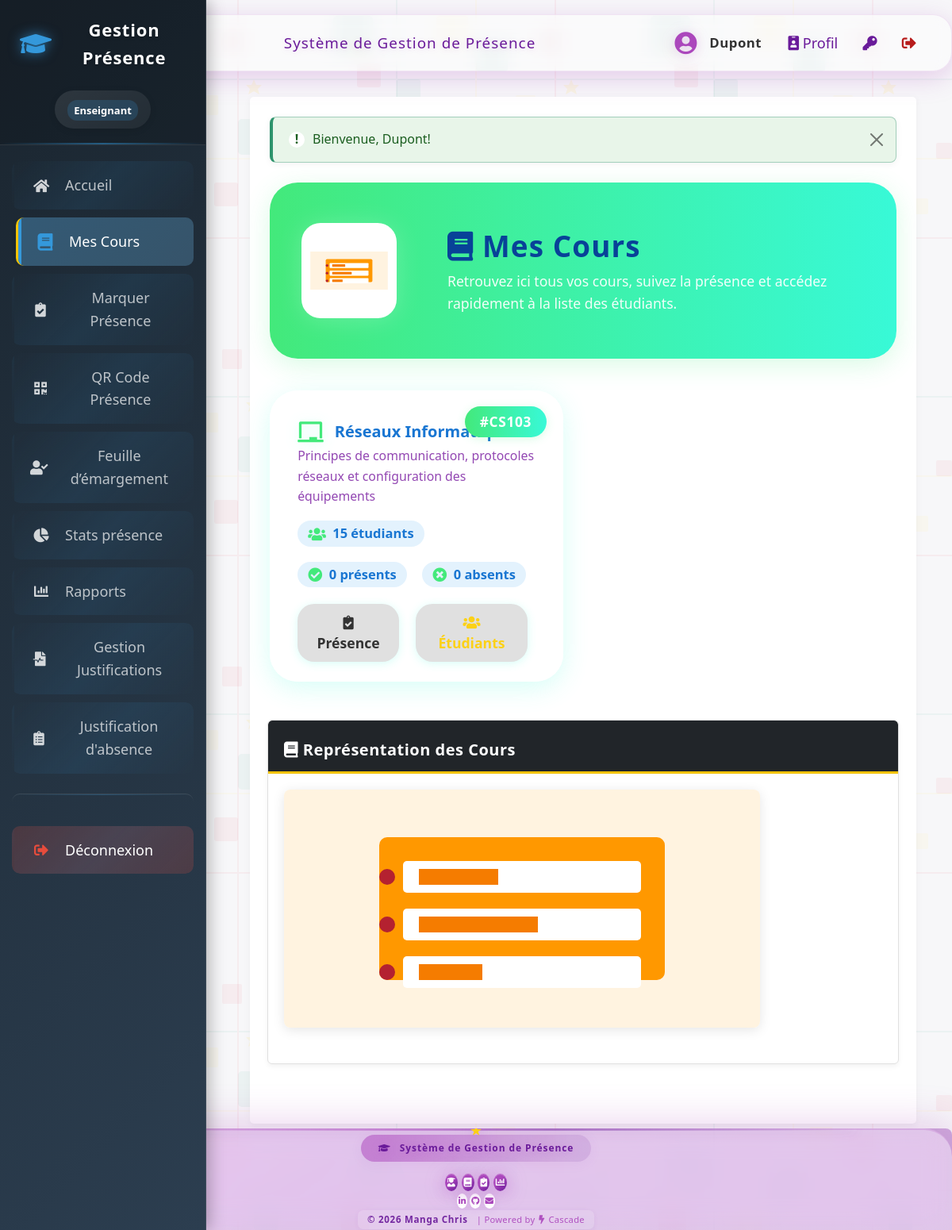
/mes_cours.php (signed in), run on the app's committed database.
### tables this page shows
CREATE TABLE `cours` (
  `id` int(11) NOT NULL AUTO_INCREMENT,
  `code` varchar(20) NOT NULL,
  `nom` varchar(150) NOT NULL,
  `enseignant_id` int(11) DEFAULT NULL,
  `description` text,
  PRIMARY KEY (`id`),
  UNIQUE KEY `code` (`code`),
  KEY `enseignant_id` (`enseignant_id`),
  CONSTRAINT `cours_ibfk_1` FOREIGN KEY (`enseignant_id`) REFERENCES `utilisateurs` (`id`)
);

### config/database.php (called while the page is built, shortened)
<?php
$host = 'localhost';
$dbname = 'attendance_system';
$username = 'root';
$password = '';
$port = 3306;
$pdo = null;
try {
    $dsn = "mysql:host=$host;port=$port;dbname=$dbname;charset=utf8mb4";
    $options = [
        PDO::ATTR_ERRMODE            => PDO::ERRMODE_EXCEPTION,
        PDO::ATTR_DEFAULT_FETCH_MODE => PDO::FETCH_ASSOC,
        PDO::ATTR_EMULATE_PREPARES   => false,
    ];
    $pdo = new PDO($dsn, $username, $password, $options);
} catch (PDOException $e) {
    die("Erreur de connexion à la base de données: " . $e->getMessage());
}
function db_query($sql, $params = []) {
    global $pdo;
    try {
        $stmt = $pdo->prepare($sql);
        $stmt->execute($params);
        return $stmt->fetchAll();
    } catch (PDOException $e) {
        throw $e;
    }
}
?>

### mes_cours.php (the view, shortened to what this page needs)
<?php
require_once 'includes/auth.php';
require_once 'config/database.php';
if (est_admin()) {
    $cours = db_query("SELECT c.*, u.nom as enseignant_nom, u.prenom as enseignant_prenom,
        (SELECT COUNT(*) FROM inscriptions i WHERE i.cours_id = c.id) as nb_etudiants,
        (SELECT COUNT(*) FROM presences p WHERE p.cours_id = c.id) as total_presences,
        (SELECT COUNT(*) FROM presences p WHERE p.cours_id = c.id AND p.statut = 'present') as nb_presents
        FROM cours c
        LEFT JOIN utilisateurs u ON c.enseignant_id = u.id
        ORDER BY c.nom
    ");
} else {
    $cours = db_query("SELECT c.*, u.nom as enseignant_nom, u.prenom as enseignant_prenom,
        (SELECT COUNT(*) FROM inscriptions i WHERE i.cours_id = c.id) as nb_etudiants,
        (SELECT COUNT(*) FROM presences p WHERE p.cours_id = c.id) as total_presences,
        (SELECT COUNT(*) FROM presences p WHERE p.cours_id = c.id AND p.statut = 'present') as nb_presents
        FROM cours c
        LEFT JOIN utilisateurs u ON c.enseignant_id = u.id
        WHERE c.enseignant_id = ?
        ORDER BY c.nom
    ", [$_SESSION['user_id']]);
}
include 'includes/header.php';
?>
<div class="mes-cours-hero">
    <img src="assets/images/courses.svg" alt="Cours" class="mes-cours-hero-img">
    <div class="mes-cours-hero-content">
        <h1><i class="fas fa-book"></i> Mes Cours</h1>
        <p>Retrouvez ici tous vos cours, suivez la présence et accédez rapidement à la liste des étudiants.</p>
    </div>
</div>
<div class="mes-cours-list">
<?php if (empty($cours)): ?>
    <div class="alert alert-info w-100 text-center" style="border-radius:1.3em;font-size:1.1em;">
        <i class="fas fa-info-circle"></i> Aucun cours enregistré.
    </div>
<?php else: ?>
    <?php foreach ($cours as $c): ?>
    <div class="cours-card-glass">
        <div class="cours-card-code">#<?= htmlspecialchars($c['code']) ?></div>
        <div class="cours-card-title"><i class="fas fa-chalkboard"></i> <?= htmlspecialchars($c['nom']) ?></div>
        <div class="cours-card-desc"><?= htmlspecialchars($c['description']) ?></div>
        <div class="cours-card-infos">
            <div class="cours-card-info"><i class="fas fa-users"></i> <?= $c['nb_etudiants'] ?> étudiants</div>
            <div class="cours-card-info"><i class="fas fa-check-circle"></i> <?= $c['nb_presents'] ?> présents</div>
            <div class="cours-card-info"><i class="fas fa-times-circle"></i> <?= $c['total_presences'] - $c['nb_presents'] ?> absents</div>
        </div>
        <div class="cours-card-actions">
            <a href="presence.php?cours_id=<?= $c['id'] ?>" class="btn btn-outline-success" title="Marquer les présences">
                <i class="fas fa-clipboard-check"></i> Présence
            </a>
            <a href="liste_etudiants.php?cours_id=<?= $c['id'] ?>" class="btn btn-outline-info" title="Liste des étudiants">
                <i class="fas fa-users"></i> Étudiants
            </a>
        </div>
    </div>
    <?php endforeach; ?>
<?php endif; ?>
</div>
    <div class="row mt-4">
        <div class="col-md-12">
            <div class="card">
                <div class="card-header bg-dark text-white">
                    <h5 class="card-title mb-0"><i class="fas fa-book"></i> Représentation des Cours</h5>
                </div>
                <div class="card-body">
                    <img src="assets/images/courses.svg" alt="Représentation visuelle des cours" class="decorative-image">
                </div>
            </div>
        </div>
    </div>
</div>
<?php
include 'includes/footer.php';
?>

### assets/css/sidebar-enhanced.css (style rules this page uses)
html, body { padding: 0 !important; margin: 0 !important; }
body { margin-left: 0 !important; padding-left: 0 !important; }

### assets/css/modules/base.css (style rules this page uses)
:root { --couleur-primaire: #1a75ff; --couleur-secondaire: #084298; --couleur-accent: #ce1126; --couleur-texte: #333; --couleur-fond: #f7f7f9; --couleur-succes: #2D936C; --couleur-danger: #BF0603; --couleur-avertissement: #F3C302; --couleur-info: #0dcaf0; --couleur-fond-clair: #ecf0f1; }
body { font-family: 'Segoe UI', Tahoma, Geneva, Verdana, sans-serif; line-height: 1.6; color: var(--couleur-texte); background-color: var(--couleur-fond); margin: 0; padding: 0; background-image: url('../images/cameroon-pattern.svg'); background-repeat: repeat; background-size: 400px 400px; }
h1, h2, h3, h4, h5, h6 { font-weight: 600; margin-top: 0.5em; margin-bottom: 0.5em; color: var(--couleur-primaire); }
a { color: var(--couleur-accent); text-decoration: none; transition: color 0.2s; }

### assets/css/modules/layout.css (style rules this page uses)
.row { display: flex; flex-wrap: wrap; margin: 0 -15px 25px; gap: 15px; }

### assets/css/modules/components.css (style rules this page uses)
.card { background-color: white; border: 1px solid #e0e0e0; border-radius: 6px; margin-bottom: 25px; overflow: hidden; box-shadow: 0 3px 6px rgba(0, 0, 0, 0.05); transition: transform 0.2s, box-shadow 0.2s; }
.card-header { background-color: var(--couleur-primaire); color: white; padding: 15px 20px; font-weight: 600; letter-spacing: 0.5px; border-bottom: 3px solid var(--couleur-avertissement); }
.card-body { padding: 20px; }
.btn { display: inline-block; padding: 10px 18px; border: none; border-radius: 6px; background-color: #e0e0e0; color: #333; text-decoration: none; cursor: pointer; font-size: 14px; font-weight: 500; margin-right: 10px; transition: all 0.2s; box-shadow: 0 2px 5px rgba(0, 0, 0, 0.1); }
.btn-outline-info { color: #fcd116 !important; border-color: #fcd116 !important; }
.decorative-image { max-width: 100%; height: auto; margin-bottom: 25px; border-radius: 8px; box-shadow: 0 3px 15px rgba(0, 0, 0, 0.1); transition: transform 0.3s; }

### assets/css/modules/theme-blue.css (style rules this page uses)
:root { --couleur-primaire: #1a75ff; --couleur-secondaire: #084298; --couleur-accent: #ce1126; --couleur-texte: #333; --couleur-fond: #f7f7f9; --couleur-succes: #2D936C; --couleur-danger: #BF0603; --couleur-avertissement: #F3C302; --couleur-info: #0dcaf0; --couleur-fond-clair: #ecf0f1; }
.navbar, .sidebar, .card-header, th { background-color: var(--couleur-primaire); }
label, h1, h2, h3, h4, h5, h6 { color: var(--couleur-secondaire); }
.card-header, .dashboard-header { border-bottom-color: var(--couleur-avertissement); }

### data on the page
cours: code "CS103", nom "Réseaux Informatiques", description "Principes de communication, protocoles réseaux et configuration des équipements", nb_etudiants "15", nb_presents "0"

### other printed values
$_SESSION['user_nom'] "Dupont"
$_SESSION['alerte']['message'] "Bienvenue, Dupont!"
